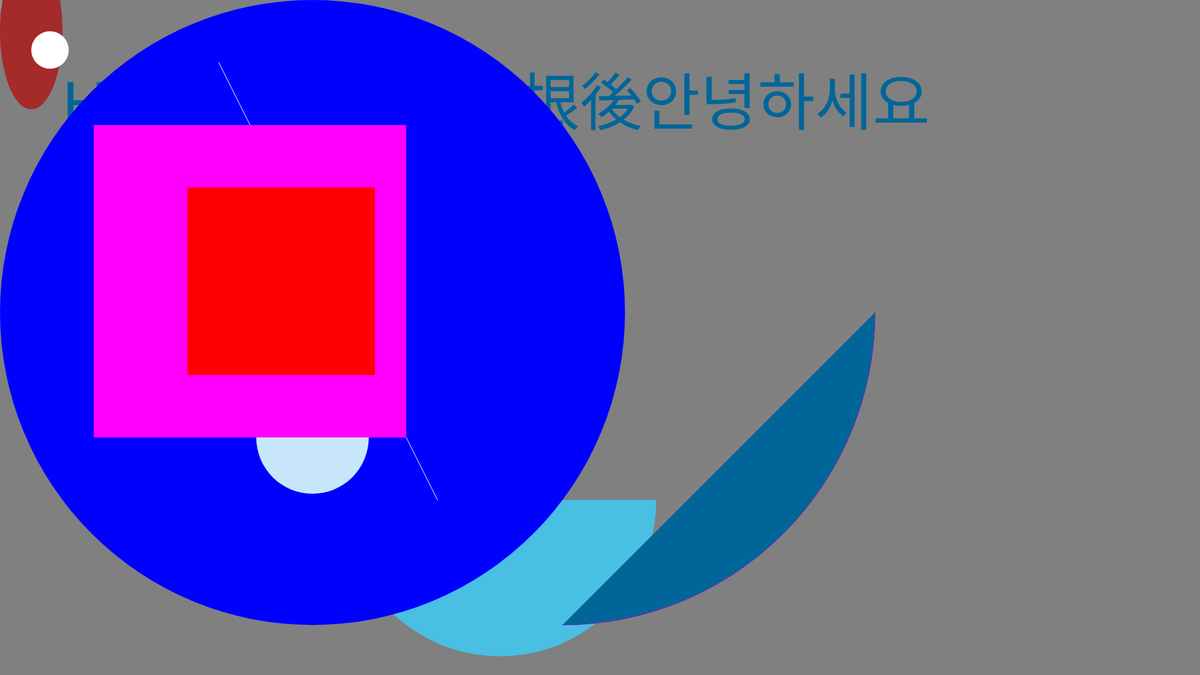
Frame 1 (no input)
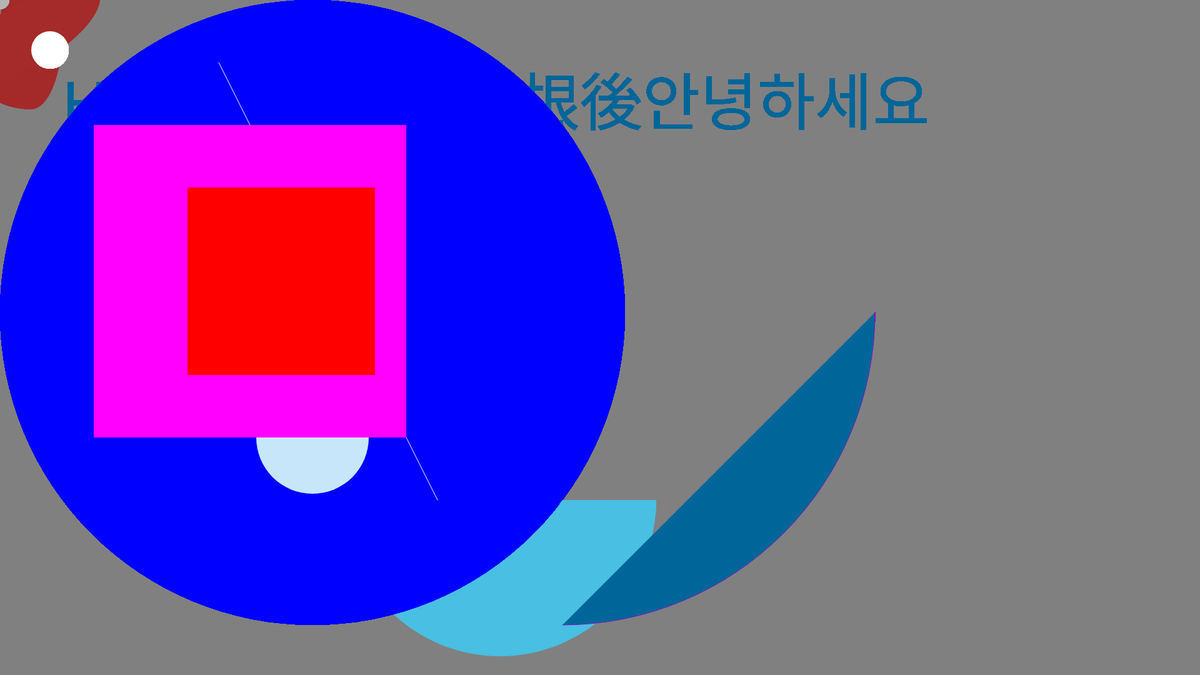
Frame 60 (no input)
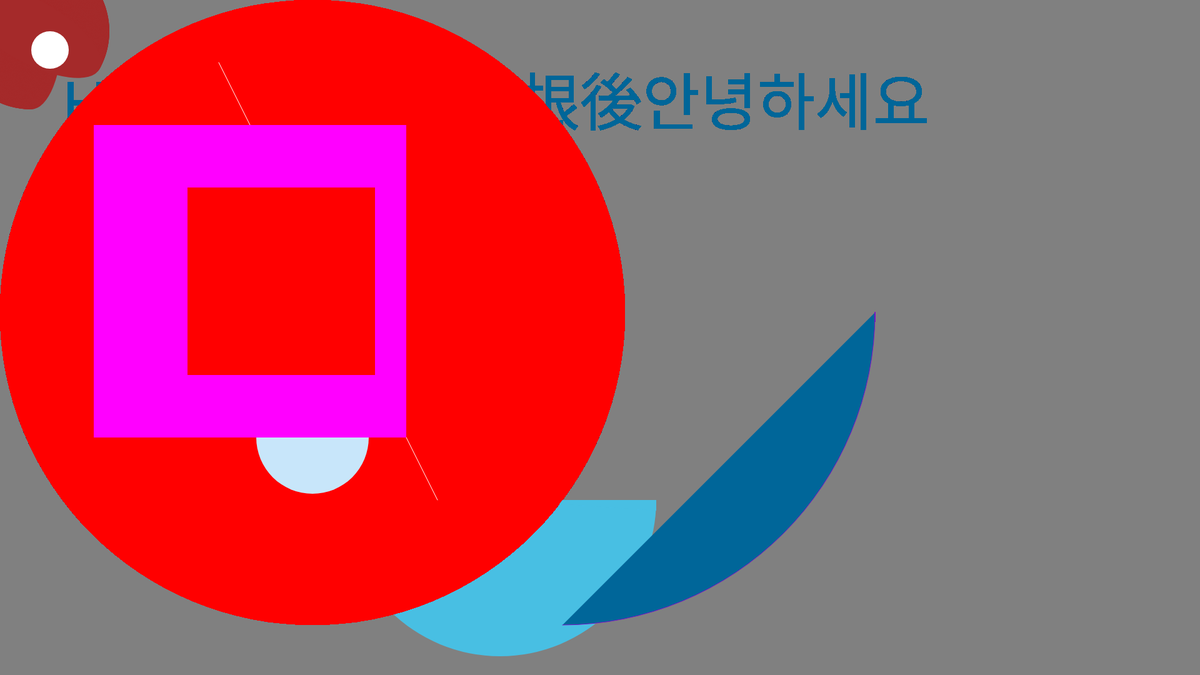
Frame 120 (the mouse pressed at the canvas centre since frame 60)

The p5.js sketch that drew these frames (run headless with seeded random() and noise() and a simulated clock; from frame 60 on, the mouse is pressed at the canvas centre):

// p5.js sketch
// ── sketch.js
// source: https://github.com/lmccart/gswp5.js-code/blob/master/05_Response/Ex_05_04.js
// diameter variable
// relative sizes
// relative positions
// 2D primitives arc() ellipse() circle() line() point() quad() rect() square() triangle()
// random diameter
// random colors

let c1, x;
function setup() {
  createCanvas(1920, 1080);
  background("grey");
  noStroke();
  c1 = random(0, 255); //Eaden
  x = 0;
}
function draw() {
  fill(0, 255, 100);
  circle(960, 540, 50); //TC
  fill("#48bfe3");
  arc(800, 800, 500, 500, 0, PI + QUARTER_PI, PIE); //Nightray(180,180+45)

  fill(100, 200, 0);
  noStroke();
  triangle(100, 300, 200, 200, 400, 800); //Jiarui

  textSize(100);
  fill(0, 102, 153);
  text("Helloよろしく尾根後안녕하세요", 100, 200); // MJ

  //Zhiyi
  stroke(125, 20, 198);
  ellipseMode(CENTER);
  arc(900, 500, 1000, 1000, 0, HALF_PI, OPEN);

  // Irene
  fill("white");
  circle(50, 50, 20);

  //Eaden
  fill(c1, c1, c1, 90);
  noStroke();
  ellipse(mouseX, mouseY, 30);

  //Doris
  fill("Green");
  noStroke();
  triangle(300, 500, 700, 350, 550, 750);

  //Jason
  if (mouseIsPressed) {
    fill("#ff0000");
  } else {
    fill("#0000FF");
  }
  circle(500, 500, 1000);

  fill(200, 230, 250);
  circle(500, 700, 180);
  stroke(300, 500, 750);
  line(350, 100, 700, 800); //younghyun

  fill("white");
  square(30, 40, 55, 20); //Anora

  fill(239, 198, 180); //Elaine
  noStroke();
  circle(300, 300, 200);

  //Leila
  fill(127, 0, 0);
  square(30, 20, 55, 20, 15, 10, 5);

  //christy
  noStroke();
  fill("magenta");
  square(150, 200, 500);

  drawAllen();
  drawWW();

  //stella
  fill("white");
  circle(80, 80, 60);

  //Una
  fill("red");
  square(300, 300, 300);
}

function drawAllen() {
  push();
  fill("brown");
  angleMode(DEGREES);
  translate(50, 50);
  rotate(x);
  ellipse(0, 0, 100, 250);
  x++;
  pop();
} //allen

//WW
function drawWW() {
  fill(230, 220, 230);
  square(230);
}
